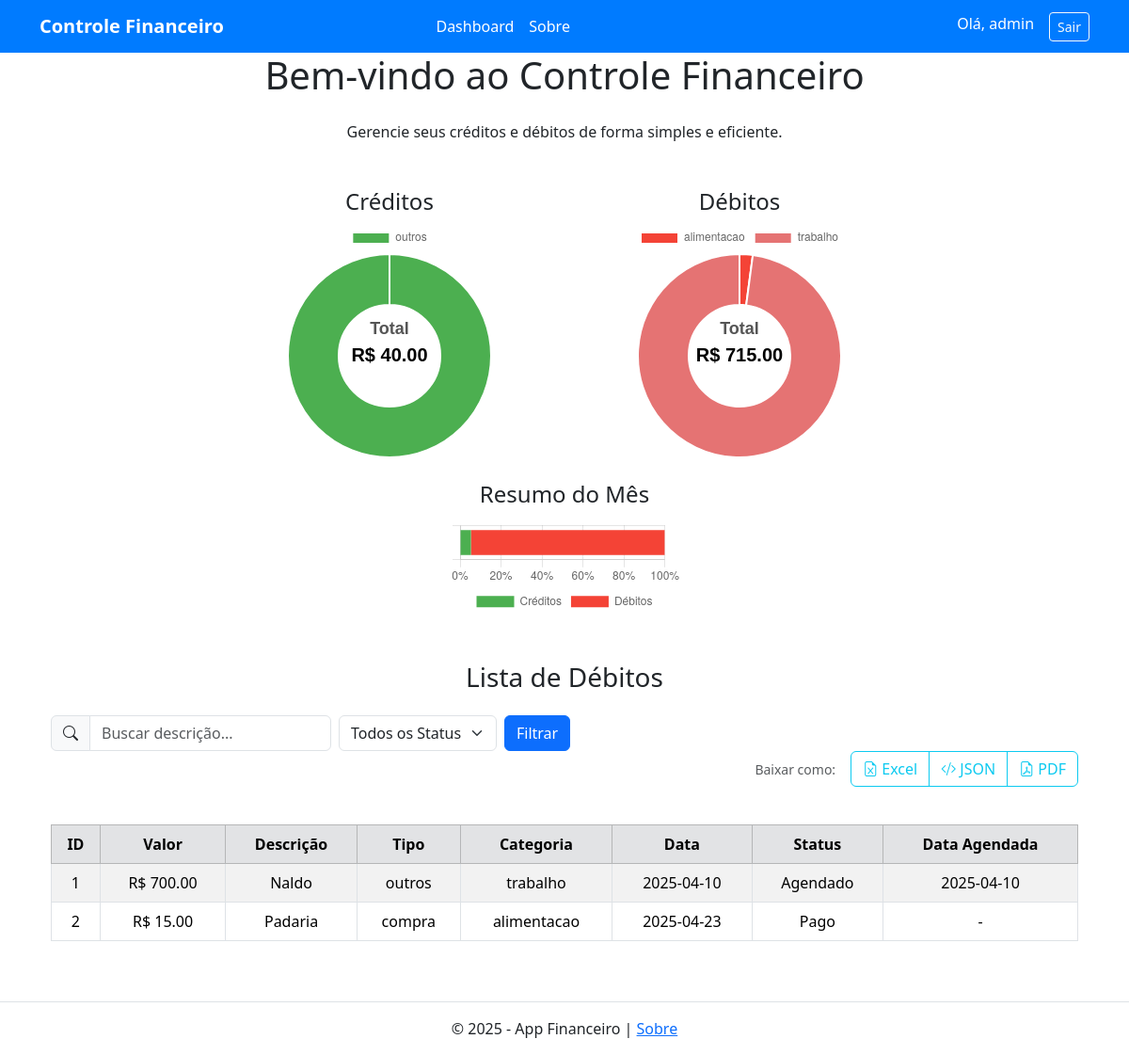
The page /home (signed in) on the database as committed earlier.
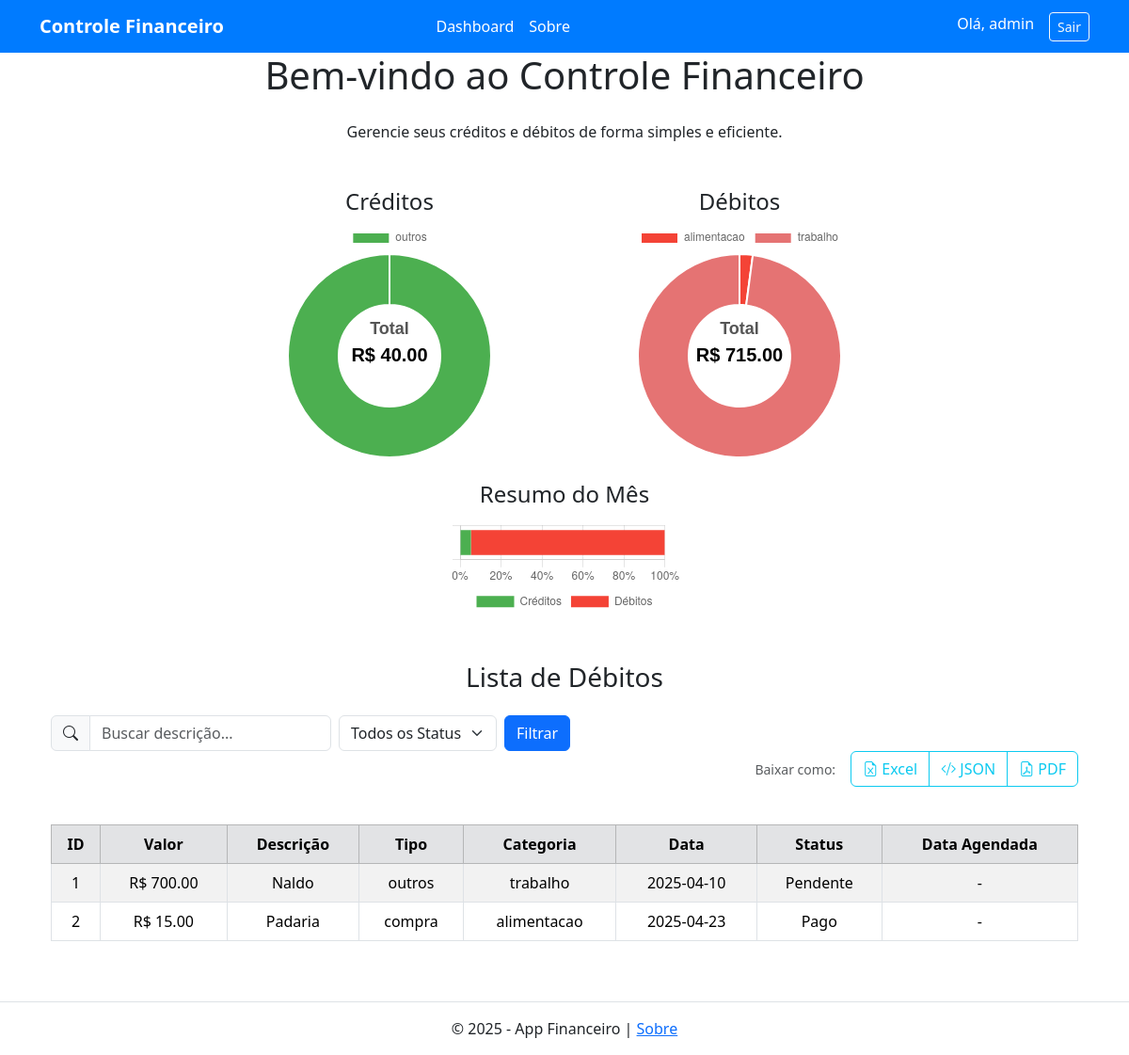
The same page on the database as committed later.
### tables this page shows
CREATE TABLE debitos (
            id INTEGER PRIMARY KEY AUTOINCREMENT,
            valor REAL NOT NULL,
            descricao TEXT NOT NULL,
            tipo TEXT NOT NULL,
            categoria TEXT NOT NULL,
            data TEXT NOT NULL,
            status TEXT NOT NULL DEFAULT 'pendente',
            data_agendada TEXT
        );

### app.py (the view)
@app.route("/home", methods=["GET"])
def home():
    if 'usuario' not in session:
        return redirect(url_for('login'))
    conexao = sqlite3.connect('financeiro.db')
    cursor = conexao.cursor()
    status_filtro = request.args.get("status")
    data_filtro = request.args.get("data")
    busca = request.args.get("busca", "").lower()
    query = "SELECT * FROM debitos WHERE 1=1"
    params = []
    if status_filtro:
        query += " AND status = ?"
        params.append(status_filtro)
    if data_filtro == "agendada":
        query += " AND data_agendada IS NOT NULL"
    elif data_filtro == "paga":
        query += " AND status = 'Pago'"
    tabela_debitos = executar_consulta(query, params, fetchall=True)
    if busca:
        tabela_debitos = [debito for debito in tabela_debitos if busca in debito[2].lower()]
    creditos = executar_consulta("SELECT categoria, SUM(valor) FROM creditos GROUP BY categoria", fetchall=True)
    total_creditos = sum([row[1] for row in creditos])
    debitos = executar_consulta("SELECT categoria, SUM(valor) FROM debitos GROUP BY categoria", fetchall=True)
    total_debitos = sum([row[1] for row in debitos])
    conexao.close()
    return render_template("home.html",
                           creditos=creditos,
                           debitos=debitos,
                           total_creditos=total_creditos,
                           total_debitos=total_debitos,
                           tabela_debitos=tabela_debitos)

### utils.py (called while the page is built)
def executar_consulta(query, parametros=(), fetchone=False, fetchall=False, commit=False):
    conexao = sqlite3.connect('financeiro.db')
    cursor = conexao.cursor()
    cursor.execute(query, parametros)
    resultado = None
    if fetchone:
        resultado = cursor.fetchone()
    elif fetchall:
        resultado = cursor.fetchall()
    if commit:
        conexao.commit()
    conexao.close()
    return resultado

### templates/home.html (shortened to what the changed rows need)
{% extends 'base.html' %}
{% block content %}
    <h1 class="mb-4">Bem-vindo ao Controle Financeiro</h1>
    <div class="container mt-5">
        <table class="table table-striped table-bordered text-center align-middle">
            <thead class="table-secondary">
                <tr>
                    <th>ID</th>
                    <th>Valor</th>
                    <th>Descrição</th>
                    <th>Tipo</th>
                    <th>Categoria</th>
                    <th>Data</th>
                    <th>Status</th>
                    <th>Data Agendada</th>
                </tr>
            </thead>
            <tbody>
                {% for debito in tabela_debitos %}
                <tr>
                    <td>{{ debito[0] }}</td>
                    <td>R$ {{ "%.2f"|format(debito[1]) }}</td>
                    <td>{{ debito[2] }}</td>
                    <td>{{ debito[3] }}</td>
                    <td>{{ debito[4] }}</td>
                    <td>{{ debito[5] }}</td>
                    <td>{{ debito[6] }}</td>
                    <td>
                        {% if debito[6] == 'Agendado' %}
                            {{ debito[7] }}
                        {% else %}
                            -
                        {% endif %}
                    </td>
                </tr>
                {% endfor %}
            </tbody>
        </table>
    </div>
{% endblock %}

Rows that differ between the two databases and show on the page:
changed debitos "Naldo": status "Agendado" → "Pendente"; data_agendada "2025-04-10" → (not shown); now shows "-"
